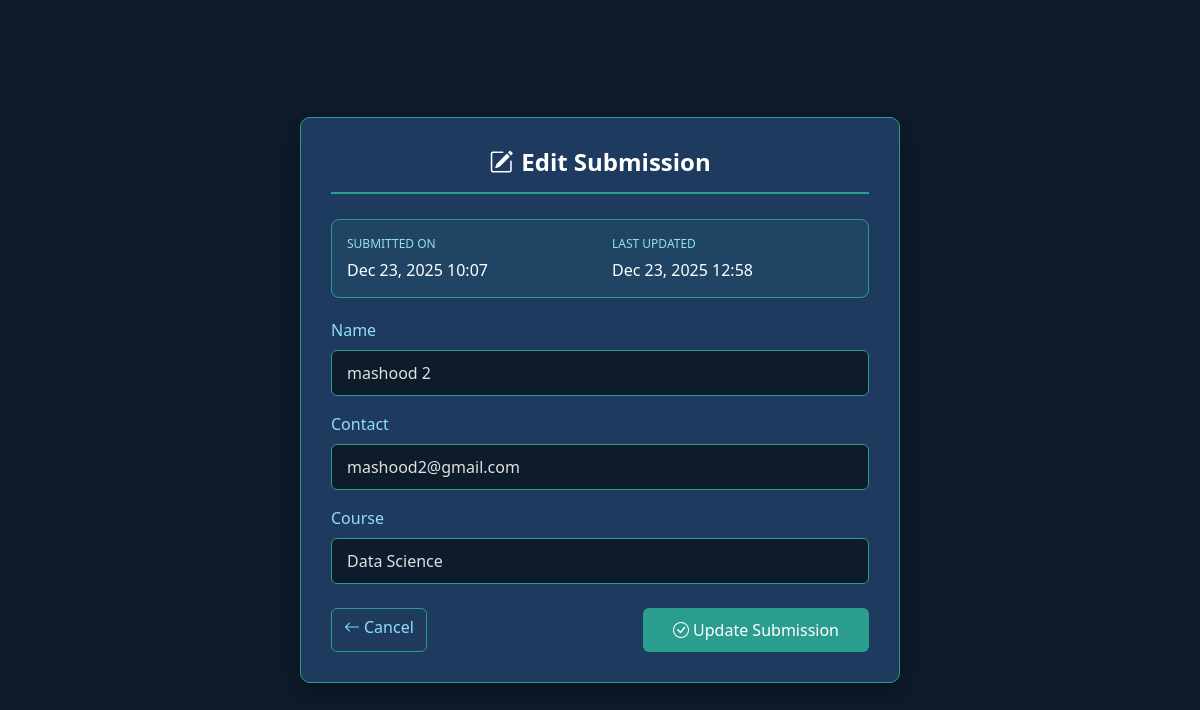
/edit/32/ (signed in), run on an earlier commit of the app's database.
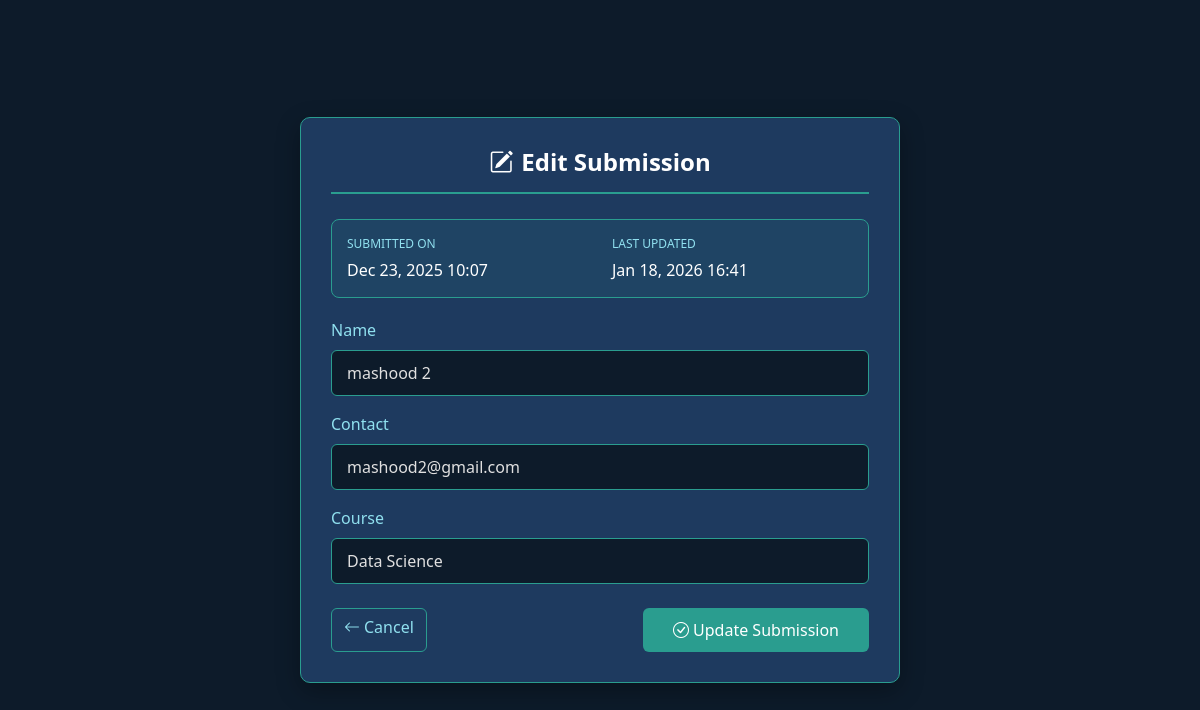
And on a later commit of the database.
### form_app/models.py (models this page shows, shortened)
class StudentSubmission(models.Model):
    STATUS_CHOICES = [
        ('pending', 'Pending'),
        ('processed', 'Processed'),
    ]
    name = models.CharField(max_length=100)
    contact = models.CharField(max_length=100)
    course = models.CharField(max_length=100)
    status = models.CharField(max_length=20, choices=STATUS_CHOICES, default='pending')
    created_at = models.DateTimeField(default=timezone.now)
    updated_at = models.DateTimeField(auto_now=True)
    class Meta:
        ordering = ['-created_at']

### form_app/views.py (the view, shortened to what this page needs)
# urls.py: path('edit/<int:student_id>/', views.edit_student, name='edit_student'),
@login_required
def edit_student(request, student_id):
    student = get_object_or_404(StudentSubmission, id=student_id)
    return render(request, 'form_app/edit_student.html', {'student': student})

### form_app/templates/form_app/edit_student.html (shortened to what this page needs)
{% load static %}
<!DOCTYPE html>
<html lang="en">
<head>
    <link href="https://cdn.jsdelivr.net/npm/bootstrap@5.3.0/dist/css/bootstrap.min.css" rel="stylesheet">
</head>
<body>
    <div class="container">
        <div class="edit-container">
            <h2 class="header-title text-center">
                <i class="bi bi-pencil-square me-2"></i>Edit Submission
            </h2>
            <div class="info-box">
                <div class="row">
                    <div class="col-6">
                        <div class="info-label">Submitted On</div>
                        <div class="info-value">{{ student.created_at|date:"M d, Y H:i" }}</div>
                    </div>
                    <div class="col-6">
                        <div class="info-label">Last Updated</div>
                        <div class="info-value">{{ student.updated_at|date:"M d, Y H:i" }}</div>
                    </div>
                </div>
            </div>
            <form method="POST">
                <div class="mb-3">
                    <label class="form-label">Name</label>
                    <input type="text" class="form-control" name="name" value="{{ student.name }}" required>
                </div>
                <div class="mb-3">
                    <label class="form-label">Contact</label>
                    <input type="text" class="form-control" name="contact" value="{{ student.contact }}" required>
                </div>
                <div class="mb-4">
                    <label class="form-label">Course</label>
                    <input type="text" class="form-control" name="course" value="{{ student.course }}" required>
                </div>
                <div class="d-flex justify-content-between">
                    <a href="{% url 'form_app:management_system' %}" class="btn btn-secondary">
                        <i class="bi bi-arrow-left me-1"></i>Cancel
                    </a>
                    <button type="submit" class="btn btn-primary">
                        <i class="bi bi-check-circle me-1"></i>Update Submission
                    </button>
                </div>
            </form>
        </div>
    </div>
    <link rel="stylesheet" href="https://cdn.jsdelivr.net/npm/bootstrap-icons@1.10.0/font/bootstrap-icons.css">
</body>
</html>

### form_app/templates/form_app/edit_student.html (style rules this page uses)
body { background: #0d1b2a; color: #e0e0e0; font-family: 'Segoe UI', Tahoma, Geneva, Verdana, sans-serif; min-height: 100vh; display: flex; align-items: center; }
.edit-container { background: #1e3a5f; border-radius: 10px; padding: 30px; box-shadow: 0 8px 25px rgba(0, 0, 0, 0.3); border: 1px solid #2a9d8f; max-width: 600px; margin: 20px auto; }
.form-label { color: #90e0ef; font-weight: 500; }
.form-control { background: #0d1b2a; border: 1px solid #2a9d8f; color: #e0e0e0; padding: 10px 15px; }
.btn-primary { background: #2a9d8f; border: none; padding: 10px 30px; }
.btn-secondary { background: #1e3a5f; border: 1px solid #2a9d8f; color: #90e0ef; }
.header-title { color: white; font-size: 24px; font-weight: 600; border-bottom: 2px solid #2a9d8f; padding-bottom: 15px; margin-bottom: 25px; }
.info-box { background: rgba(42, 157, 143, 0.1); border: 1px solid #2a9d8f; border-radius: 8px; padding: 15px; margin-bottom: 20px; }
.info-label { color: #90e0ef; font-size: 12px; text-transform: uppercase; margin-bottom: 5px; }
.info-value { color: white; font-weight: 500; }

What changed in the data, as far as the page shows it:
changed StudentSubmission "mashood 2": updated_at "Dec 23, 2025 12:58" → "Jan 18, 2026 16:41"
